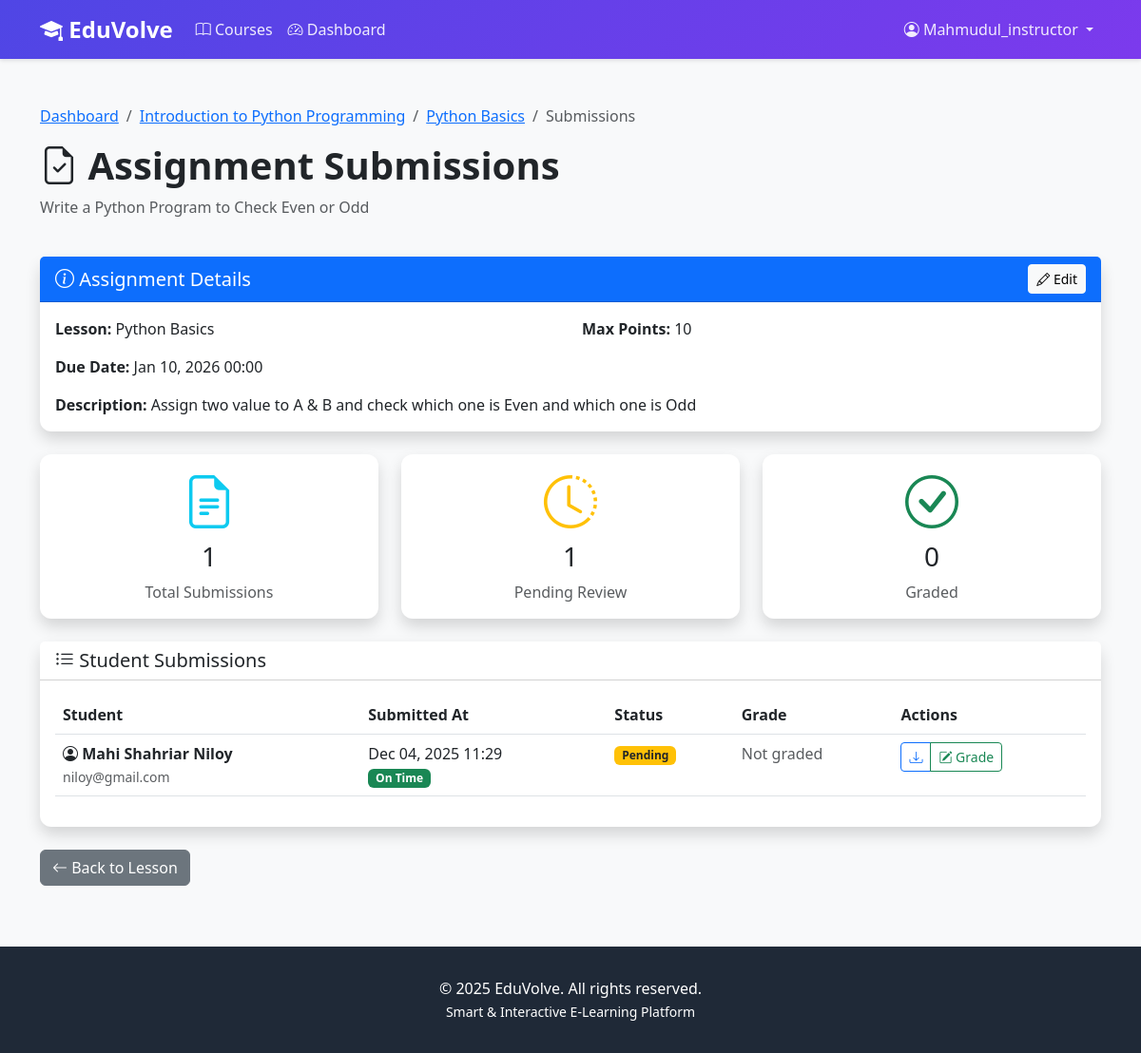
/courses/assignment/1/submissions/ (signed in), run on the app's committed database.
### accounts/models.py (models this page shows, shortened)
class User(AbstractUser):
    class Role(models.TextChoices):
        ADMIN = 'ADMIN', 'Admin'
        INSTRUCTOR = 'INSTRUCTOR', 'Instructor'
        STUDENT = 'STUDENT', 'Student'
    role = models.CharField(
        max_length=20,
        choices=Role.choices,
        default=Role.STUDENT
    )
    bio = models.TextField(blank=True, null=True)
    profile_picture = models.ImageField(
        upload_to='profiles/',
        blank=True,
        null=True
    )
    phone = models.CharField(max_length=15, blank=True, null=True)
    date_of_birth = models.DateField(blank=True, null=True)
    total_points = models.IntegerField(default=0, validators=[MinValueValidator(0)])
    current_streak = models.IntegerField(default=0, validators=[MinValueValidator(0)])
    longest_streak = models.IntegerField(default=0, validators=[MinValueValidator(0)])
    last_activity_date = models.DateField(blank=True, null=True)
    created_at = models.DateTimeField(auto_now_add=True)
    updated_at = models.DateTimeField(auto_now=True)
    class Meta:
        ordering = ['-date_joined']
    def is_student(self):
        return self.role == self.Role.STUDENT

### courses/models.py (models this page shows, shortened)
class Assignment(models.Model):
    lesson = models.ForeignKey(Lesson, on_delete=models.CASCADE, related_name='assignments')
    title = models.CharField(max_length=200)
    description = models.TextField()
    due_date = models.DateTimeField()
    max_points = models.IntegerField(default=100, validators=[MinValueValidator(1)])
    attachment = models.FileField(upload_to='assignment_files/', blank=True, null=True)
    created_at = models.DateTimeField(auto_now_add=True)
    updated_at = models.DateTimeField(auto_now=True)
    class Meta:
        ordering = ['due_date']

class Lesson(models.Model):
    course = models.ForeignKey(Course, on_delete=models.CASCADE, related_name='lessons')
    title = models.CharField(max_length=200)
    description = models.TextField()
    order = models.IntegerField(default=1)
    video_url = models.URLField(help_text="YouTube video URL")
    duration_minutes = models.IntegerField(default=10, validators=[MinValueValidator(1)])
    content = models.TextField(blank=True, help_text="Additional lesson text content")
    attachments = models.FileField(upload_to='lesson_attachments/', blank=True, null=True)
    is_published = models.BooleanField(default=False)
    created_at = models.DateTimeField(auto_now_add=True)
    updated_at = models.DateTimeField(auto_now=True)
    class Meta:
        ordering = ['course', 'order']
        unique_together = ['course', 'order']

class Course(models.Model):
    class Level(models.TextChoices):
        BEGINNER = 'BEGINNER', 'Beginner'
        INTERMEDIATE = 'INTERMEDIATE', 'Intermediate'
        ADVANCED = 'ADVANCED', 'Advanced'
    title = models.CharField(max_length=200)
    description = models.TextField()
    instructor = models.ForeignKey(
        User,
        on_delete=models.CASCADE,
        related_name='courses_taught',
        limit_choices_to={'role': 'INSTRUCTOR'}
    )
    thumbnail = models.ImageField(upload_to='course_thumbnails/', blank=True, null=True)
    level = models.CharField(max_length=20, choices=Level.choices, default=Level.BEGINNER)
    duration_weeks = models.IntegerField(default=4, validators=[MinValueValidator(1)])
    is_published = models.BooleanField(default=False)
    created_at = models.DateTimeField(auto_now_add=True)
    updated_at = models.DateTimeField(auto_now=True)
    class Meta:
        ordering = ['-created_at']

class AssignmentSubmission(models.Model):
    class Status(models.TextChoices):
        PENDING = 'PENDING', 'Pending Review'
        GRADED = 'GRADED', 'Graded'
        RETURNED = 'RETURNED', 'Returned for Revision'
    student = models.ForeignKey(User, on_delete=models.CASCADE, related_name='submissions')
    assignment = models.ForeignKey(Assignment, on_delete=models.CASCADE, related_name='submissions')
    submission_file = models.FileField(upload_to='submissions/')
    submission_text = models.TextField(blank=True)
    submitted_at = models.DateTimeField(auto_now_add=True)
    status = models.CharField(max_length=20, choices=Status.choices, default=Status.PENDING)
    grade = models.FloatField(
        blank=True,
        null=True,
        validators=[MinValueValidator(0.0), MaxValueValidator(100.0)]
    )
    feedback = models.TextField(blank=True)
    graded_at = models.DateTimeField(blank=True, null=True)
    graded_by = models.ForeignKey(
        User,
        on_delete=models.SET_NULL,
        null=True,
        blank=True,
        related_name='graded_submissions'
    )
    class Meta:
        unique_together = ['student', 'assignment']
        ordering = ['-submitted_at']

### courses/views.py (the view)
@login_required
def assignment_submissions(request, pk):
    assignment = get_object_or_404(
        Assignment, pk=pk, lesson__course__instructor=request.user)
    submissions = assignment.submissions.all().select_related('student')
    total_submissions = submissions.count()
    pending_count = submissions.filter(status='PENDING').count()
    graded_count = submissions.filter(status='GRADED').count()
    context = {
        'assignment': assignment,
        'submissions': submissions,
        'total_submissions': total_submissions,
        'pending_count': pending_count,
        'graded_count': graded_count,
    }
    return render(request, 'courses/assignment_submissions.html', context)

### templates/courses/assignment_submissions.html (shortened to what this page needs)
{% extends 'base.html' %}
{% block content %}
<div class="container my-5">
    <div class="row mb-4">
        <div class="col">
            <nav aria-label="breadcrumb">
                <ol class="breadcrumb">
                    <li class="breadcrumb-item"><a href="{% url 'courses:dashboard' %}">Dashboard</a></li>
                    <li class="breadcrumb-item"><a href="{% url 'courses:course_manage' assignment.lesson.course.id %}">{{ assignment.lesson.course.title }}</a></li>
                    <li class="breadcrumb-item"><a href="{% url 'courses:lesson_edit' assignment.lesson.id %}">{{ assignment.lesson.title }}</a></li>
                    <li class="breadcrumb-item active">Submissions</li>
                </ol>
            </nav>
            <h1 class="display-6 fw-bold">
                <i class="bi bi-file-earmark-check"></i> Assignment Submissions
            </h1>
            <p class="text-muted">{{ assignment.title }}</p>
        </div>
    </div>
    <div class="card shadow mb-4">
        <div class="card-header bg-primary text-white d-flex justify-content-between align-items-center">
            <h5 class="mb-0"><i class="bi bi-info-circle"></i> Assignment Details</h5>
            <div>
                <a href="{% url 'courses:assignment_edit' assignment.id %}" class="btn btn-light btn-sm">
                    <i class="bi bi-pencil"></i> Edit
                </a>
            </div>
        </div>
        <div class="card-body">
            <div class="row">
                <div class="col-md-6">
                    <p><strong>Lesson:</strong> {{ assignment.lesson.title }}</p>
                    <p><strong>Due Date:</strong> {{ assignment.due_date|date:"M d, Y H:i" }}</p>
                </div>
                <div class="col-md-6">
                    <p><strong>Max Points:</strong> {{ assignment.max_points }}</p>
                </div>
            </div>
            <p class="mb-0"><strong>Description:</strong> {{ assignment.description }}</p>
        </div>
    </div>
    <div class="row mb-4">
        <div class="col-md-4">
            <div class="card shadow text-center">
                <div class="card-body">
                    <i class="bi bi-file-earmark-text display-4 text-info"></i>
                    <h3 class="mt-2">{{ total_submissions }}</h3>
                    <p class="text-muted mb-0">Total Submissions</p>
                </div>
            </div>
        </div>
        <div class="col-md-4">
            <div class="card shadow text-center">
                <div class="card-body">
                    <i class="bi bi-clock-history display-4 text-warning"></i>
                    <h3 class="mt-2">{{ pending_count }}</h3>
                    <p class="text-muted mb-0">Pending Review</p>
                </div>
            </div>
        </div>
        <div class="col-md-4">
            <div class="card shadow text-center">
                <div class="card-body">
                    <i class="bi bi-check-circle display-4 text-success"></i>
                    <h3 class="mt-2">{{ graded_count }}</h3>
                    <p class="text-muted mb-0">Graded</p>
                </div>
            </div>
        </div>
    </div>
    <div class="card shadow">
        <div class="card-header bg-white">
            <h5 class="mb-0"><i class="bi bi-list-ul"></i> Student Submissions</h5>
        </div>
        <div class="card-body">
            {% if submissions %}
            <div class="table-responsive">
                <table class="table table-hover">
                    <thead>
                        <tr>
                            <th>Student</th>
                            <th>Submitted At</th>
                            <th>Status</th>
                            <th>Grade</th>
                            <th>Actions</th>
                        </tr>
                    </thead>
                    <tbody>
                        {% for submission in submissions %}
                        <tr>
                            <td>
                                <i class="bi bi-person-circle"></i>
                                <strong>{{ submission.student.get_full_name|default:submission.student.username }}</strong>
                                <br>
                                <small class="text-muted">{{ submission.student.email }}</small>
                            </td>
                            <td>
                                {{ submission.submitted_at|date:"M d, Y H:i" }}
                                {% if submission.submitted_at > assignment.due_date %}
                                <br><span class="badge bg-danger">Late</span>
                                {% else %}
                                <br><span class="badge bg-success">On Time</span>
                                {% endif %}
                            </td>
                            <td>
                                {% if submission.status == 'PENDING' %}
                                <span class="badge bg-warning text-dark">Pending</span>
                                {% elif submission.status == 'GRADED' %}
                                <span class="badge bg-success">Graded</span>
                                {% elif submission.status == 'RETURNED' %}
                                <span class="badge bg-info">Returned</span>
                                {% endif %}
                            </td>
                            <td>
                                {% if submission.grade %}
                                <strong class="text-success">{{ submission.grade }}%</strong>
                                <br>
                                <small class="text-muted">{{ submission.grade|floatformat:0 }}/{{ assignment.max_points }} points</small>
                                {% else %}
                                <span class="text-muted">Not graded</span>
                                {% endif %}
                            </td>
                            <td>
                                <div class="btn-group btn-group-sm">
                                    <a href="{{ submission.submission_file.url }}" target="_blank" class="btn btn-outline-primary" title="Download Submission">
                                        <i class="bi bi-download"></i>
                                    </a>
                                    <a href="{% url 'courses:assignment_grade' submission.id %}" class="btn btn-outline-success" title="Grade Submission">
                                        <i class="bi bi-pencil-square"></i> Grade
                                    </a>
                                </div>
                            </td>
                        </tr>
                        {% endfor %}
                    </tbody>
                </table>
            </div>
            {% else %}
            <div class="text-center py-5">
                <i class="bi bi-inbox display-1 text-muted"></i>
                <p class="lead text-muted mt-3">No submissions yet</p>
                <p class="text-muted">Students will appear here once they submit their work.</p>
            </div>
            {% endif %}
        </div>
    </div>
    <div class="mt-4">
        <a href="{% url 'courses:lesson_edit' assignment.lesson.id %}" class="btn btn-secondary">
            <i class="bi bi-arrow-left"></i> Back to Lesson
        </a>
    </div>
</div>
{% endblock %}

### templates/base.html (shortened to what this page needs)
<!DOCTYPE html>
<html lang="en">
<head>
    <link href="https://cdn.jsdelivr.net/npm/bootstrap@5.3.0/dist/css/bootstrap.min.css" rel="stylesheet">
    <link rel="stylesheet" href="https://cdn.jsdelivr.net/npm/bootstrap-icons@1.10.0/font/bootstrap-icons.css">
</head>
<body>
    <nav class="navbar navbar-expand-lg navbar-dark">
        <div class="container">
            <a class="navbar-brand" href="{% url 'home' %}">
                <i class="bi bi-mortarboard-fill"></i> EduVolve
            </a>
            <div class="collapse navbar-collapse" id="navbarNav">
                <ul class="navbar-nav me-auto">
                    <li class="nav-item">
                        <a class="nav-link" href="{% url 'courses:course_list' %}">
                            <i class="bi bi-book"></i> Courses
                        </a>
                    </li>
                    {% if user.is_authenticated %}
                        <li class="nav-item">
                            <a class="nav-link" href="{% url 'courses:dashboard' %}">
                                <i class="bi bi-speedometer2"></i> Dashboard
                            </a>
                        </li>
                    {% endif %}
                </ul>
                <ul class="navbar-nav">
                    {% if user.is_authenticated %}
                        <li class="nav-item dropdown">
                            <a class="nav-link dropdown-toggle" href="#" id="navbarDropdown" role="button" data-bs-toggle="dropdown">
                                <i class="bi bi-person-circle"></i> {{ user.username }}
                            </a>
                        </li>
                    {% endif %}
                </ul>
            </div>
        </div>
    </nav>
    <main>
        {% block content %}{% endblock %}
    </main>
    <footer class="footer">
        <div class="container text-center">
            <p class="mb-0">&copy; 2025 EduVolve. All rights reserved.</p>
            <p class="mb-0">
                <small>Smart & Interactive E-Learning Platform</small>
            </p>
        </div>
    </footer>
</body>
</html>

### templates/base.html (style rules this page uses)
:root { --primary-color: #4f46e5; --secondary-color: #7c3aed; --success-color: #10b981; --danger-color: #ef4444; --warning-color: #f59e0b; }
body { font-family: 'Segoe UI', Tahoma, Geneva, Verdana, sans-serif; background-color: #f8f9fa; }
.navbar { background: linear-gradient(135deg, var(--primary-color), var(--secondary-color)); box-shadow: 0 2px 4px rgba(0,0,0,0.1); position: relative; z-index: 1030; }
.navbar-brand { font-size: 1.5rem; font-weight: bold; color: white !important; }
.nav-link { color: rgba(255,255,255,0.9) !important; transition: color 0.3s; }
.card { border: none; border-radius: 12px; box-shadow: 0 2px 8px rgba(0,0,0,0.1); transition: transform 0.3s, box-shadow 0.3s; }
.footer { background-color: #1f2937; color: white; padding: 2rem 0; margin-top: 4rem; }

### data on the page
User: username "Mahmudul_instructor"
Assignment: lesson.course "Introduction to Python Programming", lesson "Python Basics", title "Write a Python Program to Check Even or Odd", due_date "Jan 10, 2026 00:00", max_points "10", description "Assign two value to A & B and check which one is Even and which one is Odd"
AssignmentSubmission: student.get_full_name "Mahi Shahriar Niloy", student.email "niloy@gmail.com", submitted_at "Dec 04, 2025 11:29", shows "On Time", status "Pending", shows "Not graded"

### other printed values
{{ total_submissions }} "1"
{{ pending_count }} "1"
{{ graded_count }} "0"
